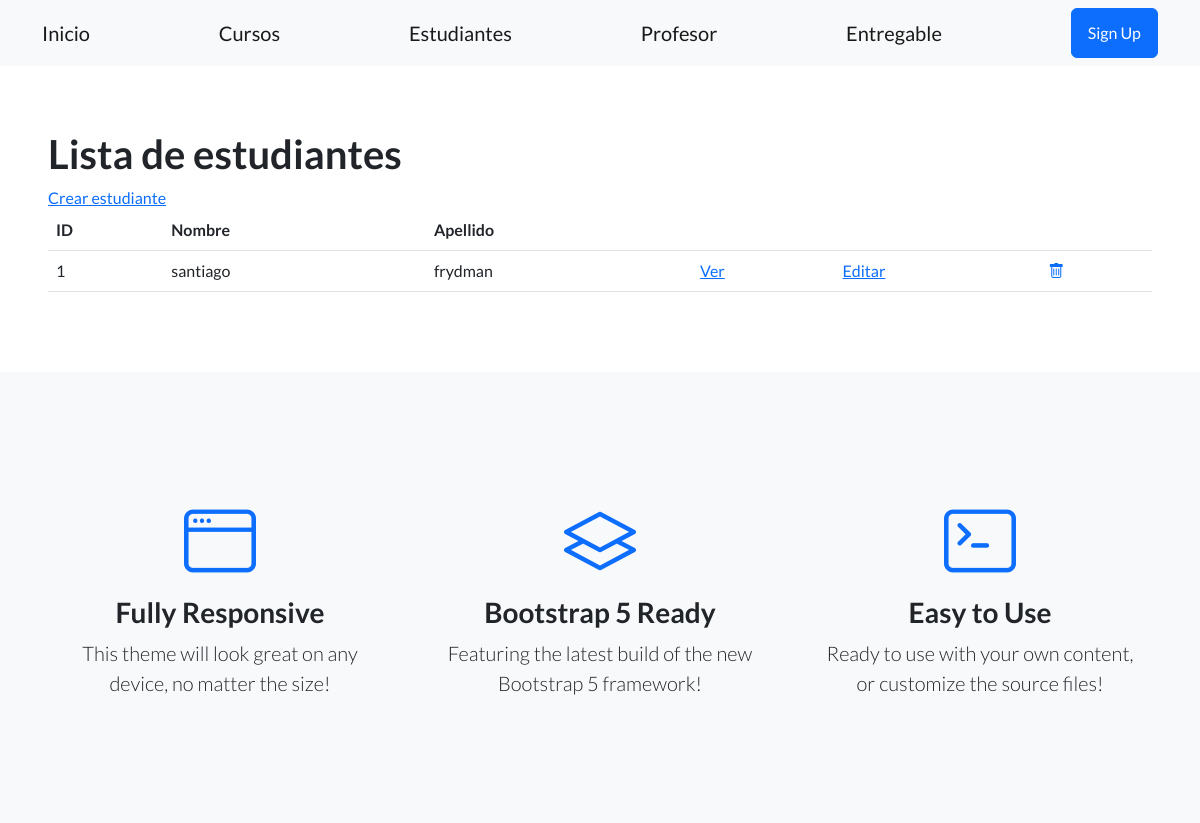
Page /estudios/estudiantes/ (upper part) on the earlier database version.
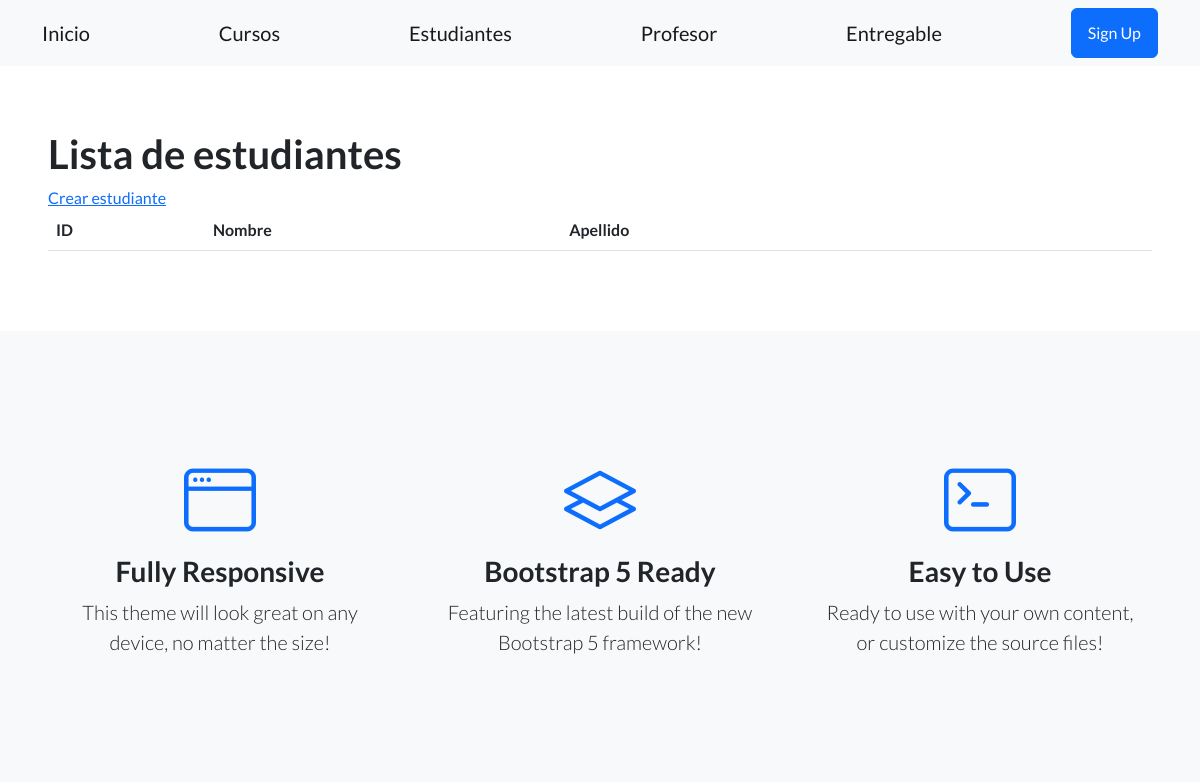
Same page on the later database version.
### control_estudios/models.py (models this page shows, shortened)
class Estudiante(models.Model):
    apellido = models.CharField(max_length=256)
    nombre = models.CharField(max_length=256)
    email = models.EmailField(blank=True)
    telefono = models.CharField(max_length=20, blank=True)
    dni = models.CharField(max_length=32)
    fecha_nacimiento = models.DateField(null=True)

### control_estudios/views.py (the view)
class EstudianteListView(ListView): #Vista de lista
   model = Estudiante
   template_name = 'control_estudios/lista_estudiantes.html'

### control_estudios/templates/control_estudios/lista_estudiantes.html (shortened to what this page needs)
{% extends "base.html" %}
{% block contenido %}
<h1>Lista de estudiantes</h1>
<a href="{% url 'crear_estudiante' %}">Crear estudiante</a>
<br>
<table class="table">
  <tbody>
    <tr>
      <th>ID</th>
      <th>Nombre</th>
      <th>Apellido</th>
      <td></td>
      <td></td>
      <td></td>
    </tr>
    {% for alumno in object_list %}
    <tr>
      <td>{{ alumno.id }}</td>
      <td>{{ alumno.nombre }}</td>
      <td>{{ alumno.apellido }}</td>
      <td>
        <a href="{% url 'ver_estudiante' alumno.id %}">Ver</a>
      </td>
      <td>
        <a href="{% url 'editar_estudiante' alumno.id %}">Editar</a>
      </td>
      <td>
        <a href="{% url 'eliminar_estudiante' alumno.id %}">
          <i class="bi bi-trash"></i>
        </a>
      </td>
    </tr>
    {% endfor %}
  </tbody>
</table>
{% endblock contenido %}

Differences in the rows shown:
removed Estudiante: id "1", nombre "santiago", apellido "frydman"
